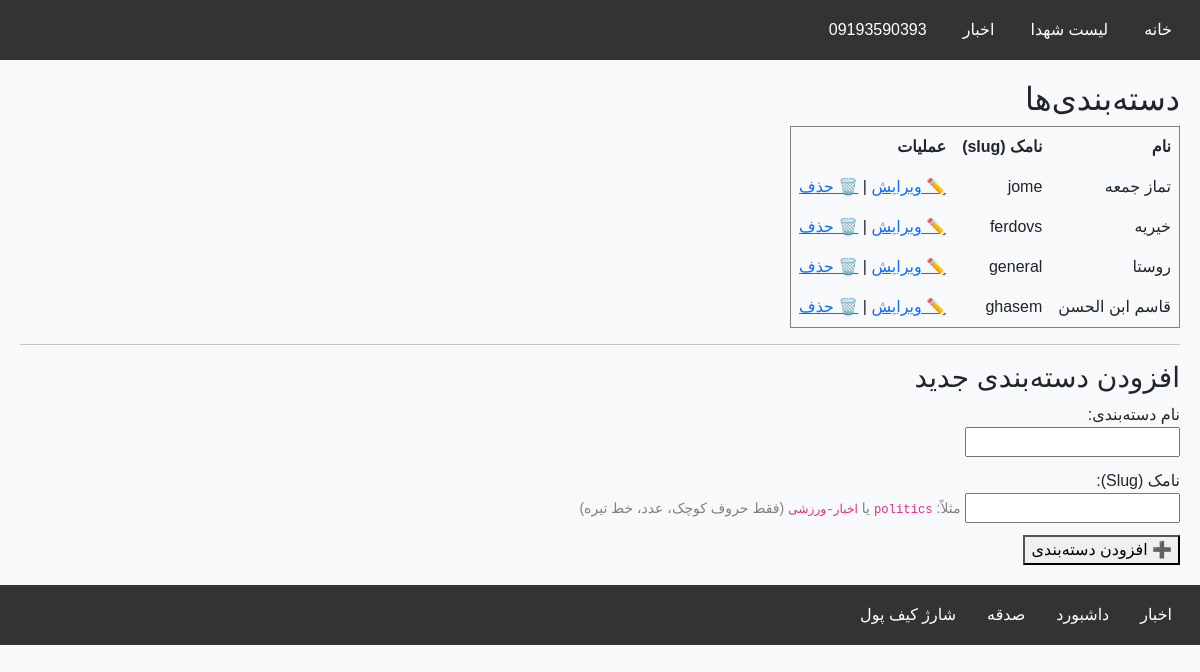
Screenshot of /news/categories/ (signed in) with the database file from the repository.
### accounts/models.py (models this page shows, shortened)
class User(AbstractBaseUser, PermissionsMixin):
    GENDER_CHOICES = (
        ('M', 'مرد'),
        ('F', 'زن'),
    )
    phone = models.CharField(max_length=11, unique=True)
    first_name = models.CharField(max_length=100, blank=True)
    last_name = models.CharField(max_length=100, blank=True)
    national_code = models.CharField(max_length=10, blank=True)
    image = models.ImageField(upload_to='profiles/', blank=True, null=True)
    gender = models.CharField(max_length=1, choices=GENDER_CHOICES, blank=True, null=True)
    is_active = models.BooleanField(default=True)
    is_staff = models.BooleanField(default=False)
    is_profile_completed = models.BooleanField(default=False)
    allowed_categories = models.ManyToManyField(
        'news.Category',
        related_name='allowed_users',
        blank=True,
        verbose_name='دسته‌بندی‌های مجاز برای ارسال خبر'
    )
    groups = models.ManyToManyField(
        'auth.Group',
        related_name='accounts_user_set',
        blank=True
    )
    user_permissions = models.ManyToManyField(
        'auth.Permission',
        related_name='accounts_user_permissions_set',
        blank=True
    )
    objects = UserManager()
    USERNAME_FIELD = 'phone'
    def get_full_name(self):
        return f"{self.first_name} {self.last_name}".strip()

### news/models.py (models this page shows, shortened)
class Category(models.Model):
    name = models.CharField(max_length=100, unique=True, verbose_name='نام')
    slug = models.SlugField(max_length=100, unique=True, verbose_name='نامک')  # کاربر خودش وارد می‌کند

### news/views.py (the view)
# urls.py: path('categories/', views.manage_categories, name='manage_categories'),
@login_required
def manage_categories(request):
    categories = Category.objects.all().order_by('name')
    if request.method == 'POST':
        form = CategoryForm(request.POST)
        if form.is_valid():
            form.save()
            return redirect('news:manage_categories')
    else:
        form = CategoryForm()
    return render(request, 'news/manage_categories.html', {
        'categories': categories,
        'form': form
    })

### news/forms.py
class CategoryForm(forms.ModelForm):
    class Meta:
        model = Category
        fields = ['name', 'slug']  # slug اضافه شده
        labels = {
            'name': 'نام دسته‌بندی',
            'slug': 'نامک (slug)',
        }

### templates/news/manage_categories.html (shortened to what this page needs)
{% extends "base.html" %}
{% block content %}
<h2>دسته‌بندی‌ها</h2>
<table border="1" cellpadding="8" cellspacing="0">
    <thead>
        <tr>
            <th>نام</th>
            <th>نامک (slug)</th>
            <th>عملیات</th>
        </tr>
    </thead>
    <tbody>
        {% for category in categories %}
            <tr>
                <td>{{ category.name }}</td>
                <td>{{ category.slug }}</td>
                <td>
                    <a href="{% url 'news:edit_category' category.id %}">✏️ ویرایش</a> |
                    <a href="{% url 'news:delete_category' category.id %}" onclick="return confirm('آیا از حذف این دسته‌بندی مطمئن هستید؟')">🗑️ حذف</a>
                </td>
            </tr>
        {% empty %}
            <tr>
                <td colspan="3">هیچ دسته‌بندی‌ای ثبت نشده است.</td>
            </tr>
        {% endfor %}
    </tbody>
</table>
<hr>
<h3>افزودن دسته‌بندی جدید</h3>
<form method="post">
    <div style="margin-bottom: 12px;">
        <label for="{{ form.name.id_for_label }}">نام دسته‌بندی:</label><br>
        {{ form.name }}
    </div>
    <div style="margin-bottom: 12px;">
        <label for="{{ form.slug.id_for_label }}">نامک (Slug):</label><br>
        {{ form.slug }}
        <small style="color: gray;">مثلاً: <code>politics</code> یا <code>اخبار-ورزشی</code> (فقط حروف کوچک، عدد، خط تیره)</small>
    </div>
    <button type="submit">➕ افزودن دسته‌بندی</button>
</form>
{% endblock %}

### templates/base.html (shortened to what this page needs)
<!DOCTYPE html>
<html lang="fa">
<head>
    <link href="https://cdn.jsdelivr.net/npm/bootstrap@5.3.0/dist/css/bootstrap.rtl.min.css" rel="stylesheet">
    <link href="https://cdn.jsdelivr.net/npm/bootstrap-icons@1.10.5/font/bootstrap-icons.css" rel="stylesheet">
    <link rel="stylesheet" href="https://cdn.jsdelivr.net/npm/persian-datepicker@1.2.0/dist/css/persian-datepicker.min.css">
</head>
<body>
<header>
    <nav>
        <ul>
            <li><a href="/">خانه</a></li>
            <li><a href="/martyrs/list/">لیست شهدا</a></li>
            <li><a href="{% url 'news:news_list' %}">اخبار</a></li>
            {% if user.is_authenticated %}
                <li>
                    <a href="#">
                        {% if user.gender == 'male' %}
                            آقای {{ user.last_name }}
                        {% elif user.gender == 'female' %}
                            خانم {{ user.last_name }}
                        {% else %}
                            {{ user.get_full_name|default:user.phone }}
                        {% endif %}
                    </a>
                </li>
            {% else %}
                <li><a href="{% url 'accounts:login' %}">ورود</a></li>
            {% endif %}
        </ul>
    </nav>
</header>
<main>
    {% block content %}{% endblock %}
</main>
<footer>
    <nav>
        <ul>
            <li><a href="{% url 'news:news_list' %}">اخبار</a></li>
            {% if user.is_authenticated %}
                <li><a href="{% url 'accounts:dashboard' %}">داشبورد</a></li>
            {% else %}
                <li><a href="{% url 'accounts:login' %}?next={% url 'accounts:dashboard' %}">پروفایل</a></li>
            {% endif %}
            <li><a href="{% url 'donate' %}">صدقه</a></li>
            {% if user.is_authenticated %}
                <li><a href="{% url 'wallet:charge_wallet' %}">شارژ کیف پول</a></li>
            {% else %}
                <li><a href="{% url 'accounts:login' %}?next={% url 'wallet:charge_wallet' %}">شارژ کیف پول</a></li>
            {% endif %}
        </ul>
    </nav>
</footer>
</body>
</html>

### templates/base.html (style rules this page uses)
body { font-family: sans-serif; margin: 0; padding: 0; direction: rtl; background-color: #f8f9fa; }
header, footer { background-color: #333; color: white; padding: 10px 20px; }
nav ul { list-style: none; display: flex; justify-content: flex-start; gap: 20px; padding: 0; margin: 0; }
nav ul li { position: relative; }
nav ul li a { color: white; text-decoration: none; padding: 8px; display: block; }
main { padding: 20px; }
footer nav ul { flex-wrap: wrap; gap: 15px; }

### rows the page displays
User: get_full_name "09193590393"
Category: name "تماز جمعه", slug "jome"
Category: name "خیریه", slug "ferdovs"
Category: name "روستا", slug "general"
Category: name "قاسم ابن الحسن", slug "ghasem"
